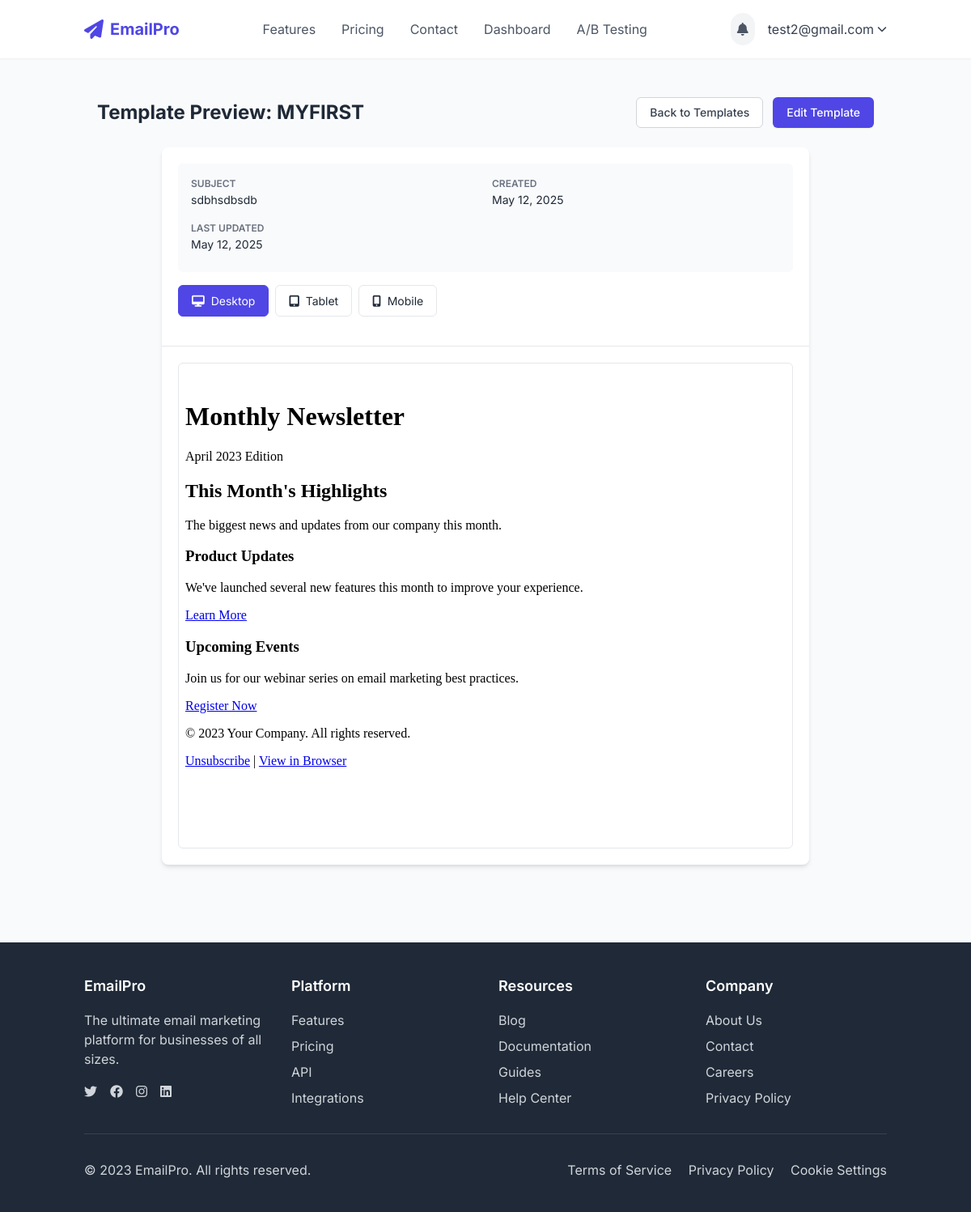
The app's page /templates/1/preview/ (signed in) with its own data.
### users/models.py (models this page shows, shortened)
class CustomUser(AbstractUser):
    email = models.EmailField(_('email address'), unique=True)
    company_name = models.CharField(max_length=255, blank=True)
    profile_image = models.ImageField(upload_to='profile_images/', blank=True, null=True)
    subscription_plan = models.CharField(
        max_length=20,
        choices=[
            ('free', 'Free'),
            ('basic', 'Basic'),
            ('premium', 'Premium'),
            ('enterprise', 'Enterprise'),
        ],
        default='free'
    )
    usage_quota = models.PositiveIntegerField(default=100)  # Number of emails allowed to send
    is_verified = models.BooleanField(default=False)
    USERNAME_FIELD = 'email'
    REQUIRED_FIELDS = ['username']

### marketing/models.py (models this page shows, shortened)
class EmailTemplate(models.Model):
    owner = models.ForeignKey(settings.AUTH_USER_MODEL, on_delete=models.CASCADE, related_name='email_templates')
    name = models.CharField(max_length=100)
    subject = models.CharField(max_length=255)
    content = models.TextField()
    html_content = models.TextField(blank=True)
    created_at = models.DateTimeField(auto_now_add=True)
    updated_at = models.DateTimeField(auto_now=True)
    class Meta:
        ordering = ['-created_at']

### marketing/views.py (the view)
# urls.py: path('templates/<int:pk>/preview/', views.template_preview, name='template_preview'),
@login_required
def template_preview(request, pk):
    template = get_object_or_404(EmailTemplate, pk=pk, owner=request.user)
    return render(request, 'marketing/template_preview.html', {'template': template})

### templates/marketing/template_preview.html (shortened to what this page needs)
{% extends 'base.html' %}
{% load static %}
{% block content %}
<div class="max-w-6xl mx-auto px-4 py-6">
    <div class="flex justify-between items-center mb-6">
        <h1 class="text-2xl font-bold text-gray-800">Template Preview: {{ template.name }}</h1>
        <div class="flex gap-3">
            <a href="{% url 'email_templates' %}" class="px-4 py-2 border border-gray-300 rounded-md text-sm font-medium text-gray-700 bg-white hover:bg-gray-50">
                Back to Templates
            </a>
            <a href="{% url 'email_editor_template' template_id=template.id %}" class="px-4 py-2 border border-transparent rounded-md shadow-sm text-sm font-medium text-white bg-indigo-600 hover:bg-indigo-700">
                Edit Template
            </a>
        </div>
    </div>
    <div class="preview-card">
        <div class="preview-header">
            <div class="preview-metadata">
                <dl class="grid grid-cols-1 md:grid-cols-2 gap-x-4 gap-y-2">
                    <div>
                        <dt>Subject</dt>
                        <dd>{{ template.subject }}</dd>
                    </div>
                    <div>
                        <dt>Created</dt>
                        <dd>{{ template.created_at|date:"M d, Y" }}</dd>
                    </div>
                    <div>
                        <dt>Last Updated</dt>
                        <dd>{{ template.updated_at|date:"M d, Y" }}</dd>
                    </div>
                </dl>
            </div>
            <div class="device-toggle">
                <button id="desktop-view" class="device-button active">
                    <i class="fas fa-desktop mr-1"></i> Desktop
                </button>
                <button id="tablet-view" class="device-button">
                    <i class="fas fa-tablet-alt mr-1"></i> Tablet
                </button>
                <button id="mobile-view" class="device-button">
                    <i class="fas fa-mobile-alt mr-1"></i> Mobile
                </button>
            </div>
        </div>
        <div class="preview-content">
            <iframe id="preview-iframe" class="preview-iframe"></iframe>
        </div>
    </div>
</div>
{% endblock %}

### templates/base.html (shortened to what this page needs)
{% load static %}
<!DOCTYPE html>
<html lang="en">
<head>
    <script src="https://cdn.tailwindcss.com"></script>
    <link rel="stylesheet" href="https://cdnjs.cloudflare.com/ajax/libs/font-awesome/6.4.0/css/all.min.css">
    <link rel="stylesheet" href="{% static 'css/auth.css' %}">
</head>
<body class="min-h-screen bg-gray-50 text-gray-800">
    <header class="bg-white shadow-sm">
        <div class="container mx-auto px-4 py-4 flex justify-between items-center">
            <a href="{% url 'home' %}" class="flex items-center space-x-2">
                <i class="fas fa-paper-plane text-indigo-600 text-2xl"></i>
                <span class="font-bold text-xl text-indigo-600">EmailPro</span>
            </a>
            <nav class="hidden md:flex space-x-8">
                <a href="{% url 'features' %}" class="text-gray-600 hover:text-indigo-600 transition-colors">Features</a>
                <a href="{% url 'pricing' %}" class="text-gray-600 hover:text-indigo-600 transition-colors">Pricing</a>
                <a href="{% url 'contact' %}" class="text-gray-600 hover:text-indigo-600 transition-colors">Contact</a>
                {% if user.is_authenticated %}
                    <a href="{% url 'dashboard' %}" class="text-gray-600 hover:text-indigo-600 transition-colors">Dashboard</a>
                    <a href="{% url 'ab_testing' %}" class="text-gray-600 hover:text-indigo-600 transition-colors">A/B Testing</a>
                {% endif %}
            </nav>
            <div class="flex items-center space-x-4">
                {% if user.is_authenticated %}
                    <div class="relative" x-data="notificationSystem()" x-init="loadNotifications()">
                        <button @click="open = !open" class="p-2 rounded-full bg-gray-100 text-gray-600 hover:bg-gray-200 focus:outline-none relative">
                            <i class="fas fa-bell"></i>
                        </button>
                    </div>
                    <div class="relative group">
                        <button class="flex items-center space-x-1 text-gray-700 hover:text-indigo-600">
                            <span>{{ user.email }}</span>
                            <i class="fas fa-chevron-down text-xs"></i>
                        </button>
                    </div>
                {% else %}
                    <a href="{% url 'login' %}" class="px-4 py-2 text-indigo-600 hover:text-indigo-800 transition-colors">Login</a>
                    <a href="{% url 'register' %}" class="px-4 py-2 bg-indigo-600 text-white rounded-md hover:bg-indigo-700 transition-colors">Sign Up</a>
                {% endif %}
            </div>
        </div>
    </header>
    <main class="container mx-auto px-4 py-6">
        {% block content %}{% endblock %}
    </main>
    <footer class="bg-gray-800 text-white mt-12">
        <div class="container mx-auto px-4 py-10">
            <div class="grid grid-cols-1 md:grid-cols-4 gap-8">
                <div>
                    <h3 class="text-lg font-semibold mb-4">EmailPro</h3>
                    <p class="text-gray-300 mb-4">The ultimate email marketing platform for businesses of all sizes.</p>
                    <div class="flex space-x-4">
                        <a href="#" class="text-gray-300 hover:text-white"><i class="fab fa-twitter"></i></a>
                        <a href="#" class="text-gray-300 hover:text-white"><i class="fab fa-facebook"></i></a>
                        <a href="#" class="text-gray-300 hover:text-white"><i class="fab fa-instagram"></i></a>
                        <a href="#" class="text-gray-300 hover:text-white"><i class="fab fa-linkedin"></i></a>
                    </div>
                </div>
                <div>
                    <h3 class="text-lg font-semibold mb-4">Platform</h3>
                    <ul class="space-y-2">
                        <li><a href="{% url 'features' %}" class="text-gray-300 hover:text-white">Features</a></li>
                        <li><a href="{% url 'pricing' %}" class="text-gray-300 hover:text-white">Pricing</a></li>
                        <li><a href="#" class="text-gray-300 hover:text-white">API</a></li>
                        <li><a href="#" class="text-gray-300 hover:text-white">Integrations</a></li>
                    </ul>
                </div>
                <div>
                    <h3 class="text-lg font-semibold mb-4">Resources</h3>
                    <ul class="space-y-2">
                        <li><a href="#" class="text-gray-300 hover:text-white">Blog</a></li>
                        <li><a href="#" class="text-gray-300 hover:text-white">Documentation</a></li>
                        <li><a href="#" class="text-gray-300 hover:text-white">Guides</a></li>
                        <li><a href="#" class="text-gray-300 hover:text-white">Help Center</a></li>
                    </ul>
                </div>
                <div>
                    <h3 class="text-lg font-semibold mb-4">Company</h3>
                    <ul class="space-y-2">
                        <li><a href="#" class="text-gray-300 hover:text-white">About Us</a></li>
                        <li><a href="{% url 'contact' %}" class="text-gray-300 hover:text-white">Contact</a></li>
                        <li><a href="#" class="text-gray-300 hover:text-white">Careers</a></li>
                        <li><a href="#" class="text-gray-300 hover:text-white">Privacy Policy</a></li>
                    </ul>
                </div>
            </div>
            <div class="border-t border-gray-700 mt-8 pt-8 flex flex-col md:flex-row justify-between">
                <p class="text-gray-300">© 2023 EmailPro. All rights reserved.</p>
                <div class="mt-4 md:mt-0">
                    <a href="#" class="text-gray-300 hover:text-white mr-4">Terms of Service</a>
                    <a href="#" class="text-gray-300 hover:text-white mr-4">Privacy Policy</a>
                    <a href="#" class="text-gray-300 hover:text-white">Cookie Settings</a>
                </div>
            </div>
        </div>
    </footer>
</body>
</html>

### static/css/auth.css (style rules this page uses)
a { color: #4f46e5; text-decoration: none; }

### templates/base.html (style rules this page uses)
body { font-family: 'Inter', sans-serif; }

### templates/marketing/template_preview.html (style rules this page uses)
.preview-card { max-width: 800px; margin: 0 auto; background-color: white; border-radius: 0.5rem; box-shadow: 0 4px 6px -1px rgba(0, 0, 0, 0.1), 0 2px 4px -1px rgba(0, 0, 0, 0.06); }
.preview-header { border-bottom: 1px solid #e5e7eb; padding: 1.25rem; }
.preview-content { padding: 1.25rem; }
.preview-iframe { width: 100%; min-height: 600px; border: 1px solid #e5e7eb; border-radius: 0.375rem; }
.device-toggle { display: flex; gap: 0.5rem; margin-bottom: 1rem; }
.device-button { padding: 0.5rem 1rem; border: 1px solid #e5e7eb; border-radius: 0.375rem; font-size: 0.875rem; cursor: pointer; transition: all 0.2s; }
.device-button.active { background-color: #4f46e5; color: white; border-color: #4f46e5; }
.preview-metadata { background-color: #f9fafb; border-radius: 0.375rem; padding: 1rem; margin-bottom: 1rem; }
.preview-metadata dt { font-size: 0.75rem; font-weight: 600; color: #6b7280; text-transform: uppercase; }
.preview-metadata dd { font-size: 0.875rem; margin-bottom: 0.5rem; color: #1f2937; }

### records on screen
CustomUser: email "test2@gmail.com"
EmailTemplate: name "MYFIRST", subject "sdbhsdbsdb", created_at "May 12, 2025", updated_at "May 12, 2025"
